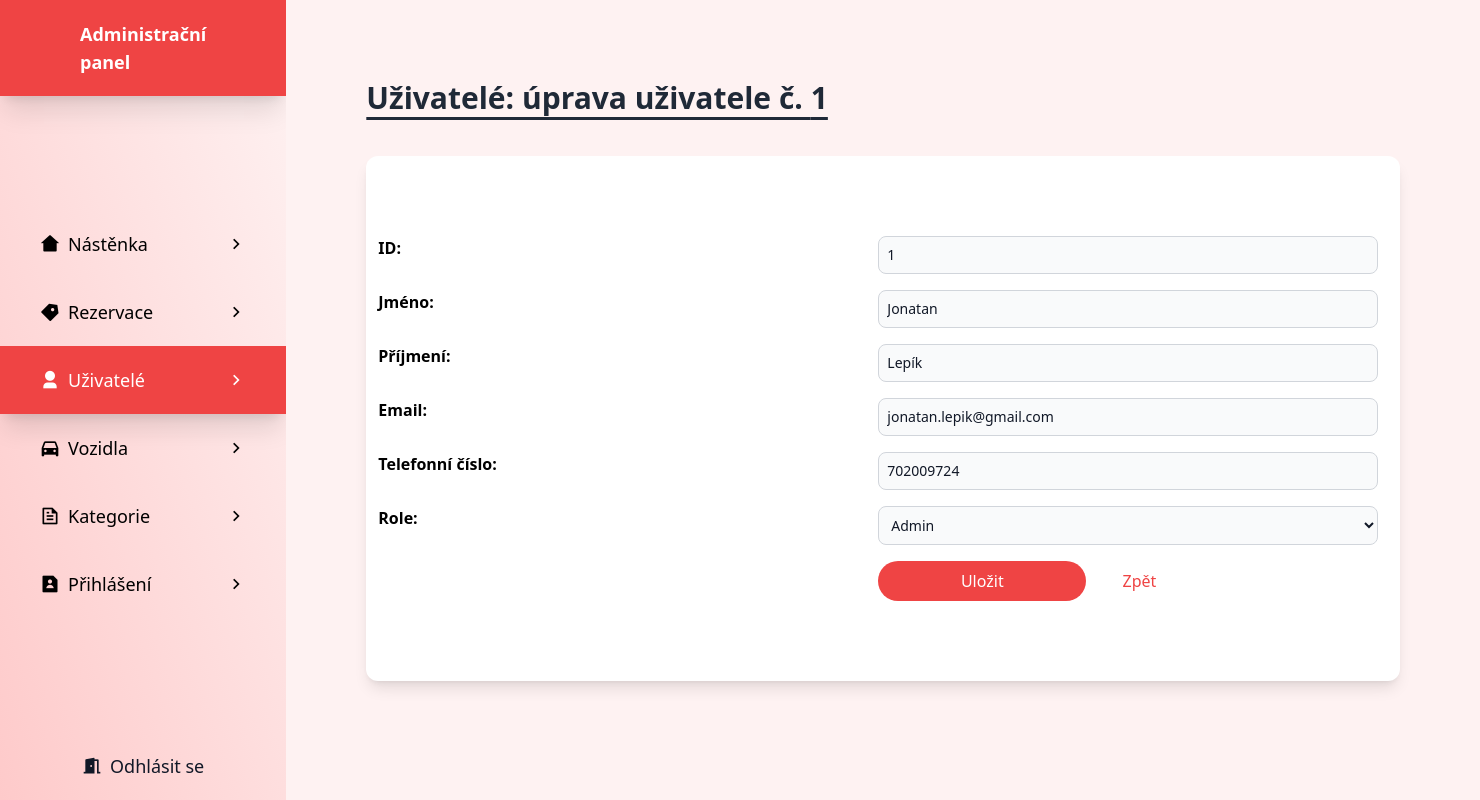
Screenshot of /uzivatele/uzivatele-edit.php?uzivatel=1 (signed in) with the database file from the repository.
### tables this page shows
CREATE TABLE `uzivatele` (
  `id_u` int(11) NOT NULL,
  `jmeno` varchar(30) NOT NULL,
  `prijmeni` varchar(30) NOT NULL,
  `email` varchar(40) NOT NULL,
  `telcislo` varchar(13) NOT NULL,
  `heslo` varchar(255) NOT NULL,
  `role` int(11) NOT NULL
);

### uzivatele/uzivatele-edit.php (the view, shortened to what this page needs)
<?php
    $server = "localhost";
    $uzivatel = "root";
    $heslo = "";
    $db = "carlend";
?>
<!DOCTYPE html>
<html lang="en" class="scroll-smooth ">
<?php
    require_once '../soubory/header.php';
    if(isset($_SESSION["role"])) {
        if($_SESSION["role"] == 1) {
            echo '
            <body class="font-exo scroll-smooth overflow-x-hidden">
                <div class="flex w-full">';
                    require_once '../admin/admin-panel.php';
                    echo '
                    <div class="flex-1 bg-red-50 p-20">';
                        $pripojeni = mysqli_init();
                        if(!mysqli_real_connect($pripojeni, $server, $uzivatel, $heslo, $db)) {
                            die("Chyba při připojování k databázi");
                        }
                        else {
                            if(isset($_GET["uzivatel"])) {
                                $sql = "SELECT * FROM uzivatele WHERE id_u=" . $_GET["uzivatel"];
                                $uzivatel = mysqli_query($pripojeni, $sql);
                                if(mysqli_num_rows($uzivatel) > 0) {
                                    $uzivatel = mysqli_fetch_array($uzivatel);
                                    echo '
                                    <div class="container mx-auto">
                                        <h1 class="font-bold text-3xl text-gray-800 mb-10 underline underline-offset-8">
                                            Uživatelé: úprava uživatele č. ' . $uzivatel["id_u"] . '
                                        </h1>';
                                        echo '
                                    </div>
                                    <div class="container mx-auto w-full mb-8 overflow-hidden rounded-xl shadow-lg bg-white p-20 px-3">
                                        <form action="uzivatele-edit.php?uzivatel=' . $uzivatel["id_u"] . '" method="post" class="grid grid-cols-2 w-[1000px]">
                                            <p class="font-bold mb-2">ID: </p>
                                            <input type="text" name="id_u" class="p-2 mb-4 bg-gray-50 border border-gray-300 text-gray-900 text-sm rounded-lg w-full" value="' . $uzivatel["id_u"] . '" required readonly >
                                            <p class="font-bold mb-2">Jméno: </p>
                                            <input type="text" name="jmeno" class="p-2 mb-4 bg-gray-50 border border-gray-300 text-gray-900 text-sm rounded-lg w-full" value="' . $uzivatel["jmeno"] . '" required>
                                            <p class="font-bold mb-2">Příjmení: </p>
                                            <input type="text" name="prijmeni" class="p-2 mb-4 bg-gray-50 border border-gray-300 text-gray-900 text-sm rounded-lg w-full" value="' . $uzivatel["prijmeni"] . '" required>
                                            <p class="font-bold mb-2">Email: </p>
                                            <input type="email" name="email" class="p-2 mb-4 bg-gray-50 border border-gray-300 text-gray-900 text-sm rounded-lg w-full" value="' . $uzivatel["email"] . '" required>
                                            <p class="font-bold mb-2">Telefonní číslo: </p>
                                            <input type="tel" name="telcislo" class="p-2 mb-4 bg-gray-50 border border-gray-300 text-gray-900 text-sm rounded-lg w-full" value="' . $uzivatel["telcislo"] . '" required>
                                            <p class="font-bold mb-2">Role: </p>
                                            <select name="role" class="p-2 mb-4 bg-gray-50 border border-gray-300 text-gray-900 text-sm rounded-lg w-full">';
                                                if($uzivatel["role"] == 1) {
                                                    echo '
                                                        <option value="1" selected>Admin</option>
                                                        <option value="2">Uživatel</option>';
                                                }
                                                else {
                                                    echo '
                                                        <option value="1">Admin</option>
                                                        <option value="2" selected>Uživatel</option>';
                                                }
                                                echo '
                                            </select>
                                            <p></p>
                                            <div>
                                                <button type="submit" class="py-2 w-52 mr-8 bg-red-500 hover:bg-red-400 rounded-full transition-all duration-200 text-white">Uložit</button>
                                                <a href="uzivatele.php" class="text-red-500">Zpět</a>
                                            </div>
                                        </form>
                                    </div>';
                                }
                            }
                        }
                        echo '
                    </div>
                </div>
                <script src="https://unpkg.com/aos@next/dist/aos.js"></script>
                <script>
                AOS.init();
                </script>
            </body>';
        }
    }
?>
</html>

### rows the page displays
uzivatele: id_u "1", jmeno "Jonatan", prijmeni "Lepík", email "jonatan.lepik@gmail.com", telcislo "702009724", role "Admin"
